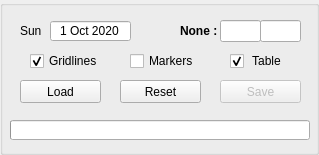
             <widget class="QGroupBox" name="PG2020_groupBox">
              <property name="minimumSize">
               <size>
                <width>0</width>
                <height>155</height>
               </size>
              </property>
              <property name="maximumSize">
               <size>
                <width>16777215</width>
                <height>155</height>
               </size>
              </property>
              <property name="title">
               <string/>
              </property>
              <widget class="QLabel" name="editor_weekday_label">
               <property name="geometry">
                <rect>
                 <x>20</x>
                 <y>20</y>
                 <width>31</width>
                 <height>22</height>
                </rect>
               </property>
               <property name="text">
                <string>Sun</string>
               </property>
              </widget>
              <widget class="QDateEdit" name="editor_dateEdit">
               <property name="geometry">
                <rect>
                 <x>50</x>
                 <y>20</y>
                 <width>81</width>
                 <height>22</height>
                </rect>
               </property>
               <property name="alignment">
                <set>Qt::AlignCenter</set>
               </property>
               <property name="readOnly">
                <bool>true</bool>
               </property>
               <property name="buttonSymbols">
                <enum>QAbstractSpinBox::NoButtons</enum>
               </property>
               <property name="minimumDateTime">
                <datetime>
                 <hour>0</hour>
                 <minute>0</minute>
                 <second>0</second>
                 <year>2020</year>
                 <month>10</month>
                 <day>1</day>
                </datetime>
               </property>
              </widget>
              <widget class="QPushButton" name="editor_load_pushButton">
               <property name="enabled">
                <bool>true</bool>
               </property>
               <property name="geometry">
                <rect>
                 <x>20</x>
                 <y>80</y>
                 <width>81</width>
                 <height>23</height>
                </rect>
               </property>
               <property name="text">
                <string>Load</string>
               </property>
               <property name="shortcut">
                <string>Ctrl+S</string>
               </property>
              </widget>
              <widget class="QPushButton" name="editor_save_pushButton">
               <property name="enabled">
                <bool>false</bool>
               </property>
               <property name="geometry">
                <rect>
                 <x>220</x>
                 <y>80</y>
                 <width>81</width>
                 <height>23</height>
                </rect>
               </property>
               <property name="text">
                <string>Save</string>
               </property>
              </widget>
              <widget class="QCheckBox" name="editor_marker_checkBox">
               <property name="geometry">
                <rect>
                 <x>130</x>
                 <y>50</y>
                 <width>71</width>
                 <height>22</height>
                </rect>
               </property>
               <property name="text">
                <string>Markers</string>
               </property>
              </widget>
              <widget class="QPushButton" name="editor_reset_pushButton">
               <property name="enabled">
                <bool>true</bool>
               </property>
               <property name="geometry">
                <rect>
                 <x>120</x>
                 <y>80</y>
                 <width>81</width>
                 <height>23</height>
                </rect>
               </property>
               <property name="text">
                <string>Reset</string>
               </property>
              </widget>
              <widget class="QCheckBox" name="editor_gridlines_checkBox">
               <property name="geometry">
                <rect>
                 <x>30</x>
                 <y>50</y>
                 <width>71</width>
                 <height>22</height>
                </rect>
               </property>
               <property name="text">
                <string>Gridlines</string>
               </property>
               <property name="checked">
                <bool>true</bool>
               </property>
              </widget>
              <widget class="QProgressBar" name="editor_progressBar">
               <property name="enabled">
                <bool>true</bool>
               </property>
               <property name="geometry">
                <rect>
                 <x>10</x>
                 <y>120</y>
                 <width>300</width>
                 <height>20</height>
                </rect>
               </property>
               <property name="minimumSize">
                <size>
                 <width>300</width>
                 <height>20</height>
                </size>
               </property>
               <property name="maximumSize">
                <size>
                 <width>300</width>
                 <height>20</height>
                </size>
               </property>
               <property name="font">
                <font>
                 <weight>75</weight>
                 <italic>false</italic>
                 <bold>true</bold>
                 <strikeout>false</strikeout>
                </font>
               </property>
               <property name="maximum">
                <number>1</number>
               </property>
               <property name="value">
                <number>-1</number>
               </property>
               <property name="textVisible">
                <bool>false</bool>
               </property>
               <property name="orientation">
                <enum>Qt::Horizontal</enum>
               </property>
               <property name="invertedAppearance">
                <bool>false</bool>
               </property>
               <property name="textDirection">
                <enum>QProgressBar::TopToBottom</enum>
               </property>
               <property name="format">
                <string/>
               </property>
              </widget>
              <widget class="QCheckBox" name="showtable_checkBox">
               <property name="geometry">
                <rect>
                 <x>230</x>
                 <y>50</y>
                 <width>71</width>
                 <height>22</height>
                </rect>
               </property>
               <property name="statusTip">
                <string notr="true"/>
               </property>
               <property name="text">
                <string> Table</string>
               </property>
               <property name="checked">
                <bool>true</bool>
               </property>
              </widget>
              <widget class="QLineEdit" name="none_lineEdit_2">
               <property name="geometry">
                <rect>
                 <x>260</x>
                 <y>20</y>
                 <width>41</width>
                 <height>22</height>
                </rect>
               </property>
               <property name="palette">
                <palette>
                 <active>
                  <colorrole role="Text">
                   <brush brushstyle="SolidPattern">
                    <color alpha="255">
                     <red>22</red>
                     <green>200</green>
                     <blue>34</blue>
                    </color>
                   </brush>
                  </colorrole>
                 </active>
                 <inactive>
                  <colorrole role="Text">
                   <brush brushstyle="SolidPattern">
                    <color alpha="255">
                     <red>22</red>
                     <green>200</green>
                     <blue>34</blue>
                    </color>
                   </brush>
                  </colorrole>
                 </inactive>
                 <disabled>
                  <colorrole role="Text">
                   <brush brushstyle="SolidPattern">
                    <color alpha="255">
                     <red>120</red>
                     <green>120</green>
                     <blue>120</blue>
                    </color>
                   </brush>
                  </colorrole>
                 </disabled>
                </palette>
               </property>
               <property name="alignment">
                <set>Qt::AlignCenter</set>
               </property>
               <property name="readOnly">
                <bool>true</bool>
               </property>
              </widget>
              <widget class="QLineEdit" name="none_lineEdit">
               <property name="geometry">
                <rect>
                 <x>220</x>
                 <y>20</y>
                 <width>41</width>
                 <height>22</height>
                </rect>
               </property>
               <property name="palette">
                <palette>
                 <active>
                  <colorrole role="WindowText">
                   <brush brushstyle="SolidPattern">
                    <color alpha="255">
                     <red>0</red>
                     <green>0</green>
                     <blue>0</blue>
                    </color>
                   </brush>
                  </colorrole>
                  <colorrole role="Text">
                   <brush brushstyle="SolidPattern">
                    <color alpha="255">
                     <red>255</red>
                     <green>0</green>
                     <blue>0</blue>
                    </color>
                   </brush>
                  </colorrole>
                  <colorrole role="ToolTipText">
                   <brush brushstyle="SolidPattern">
                    <color alpha="255">
                     <red>0</red>
                     <green>0</green>
                     <blue>0</blue>
                    </color>
                   </brush>
                  </colorrole>
                 </active>
                 <inactive>
                  <colorrole role="WindowText">
                   <brush brushstyle="SolidPattern">
                    <color alpha="255">
                     <red>0</red>
                     <green>0</green>
                     <blue>0</blue>
                    </color>
                   </brush>
                  </colorrole>
                  <colorrole role="Text">
                   <brush brushstyle="SolidPattern">
                    <color alpha="255">
                     <red>255</red>
                     <green>0</green>
                     <blue>0</blue>
                    </color>
                   </brush>
                  </colorrole>
                  <colorrole role="ToolTipText">
                   <brush brushstyle="SolidPattern">
                    <color alpha="255">
                     <red>0</red>
                     <green>0</green>
                     <blue>0</blue>
                    </color>
                   </brush>
                  </colorrole>
                 </inactive>
                 <disabled>
                  <colorrole role="WindowText">
                   <brush brushstyle="SolidPattern">
                    <color alpha="255">
                     <red>120</red>
                     <green>120</green>
                     <blue>120</blue>
                    </color>
                   </brush>
                  </colorrole>
                  <colorrole role="Text">
                   <brush brushstyle="SolidPattern">
                    <color alpha="255">
                     <red>120</red>
                     <green>120</green>
                     <blue>120</blue>
                    </color>
                   </brush>
                  </colorrole>
                  <colorrole role="ToolTipText">
                   <brush brushstyle="SolidPattern">
                    <color alpha="255">
                     <red>0</red>
                     <green>0</green>
                     <blue>0</blue>
                    </color>
                   </brush>
                  </colorrole>
                 </disabled>
                </palette>
               </property>
               <property name="alignment">
                <set>Qt::AlignCenter</set>
               </property>
               <property name="readOnly">
                <bool>true</bool>
               </property>
              </widget>
              <widget class="QLabel" name="editor_weekday_label_2">
               <property name="geometry">
                <rect>
                 <x>180</x>
                 <y>20</y>
                 <width>41</width>
                 <height>22</height>
                </rect>
               </property>
               <property name="font">
                <font>
                 <weight>75</weight>
                 <bold>true</bold>
                </font>
               </property>
               <property name="text">
                <string>None :</string>
               </property>
              </widget>
             </widget>
